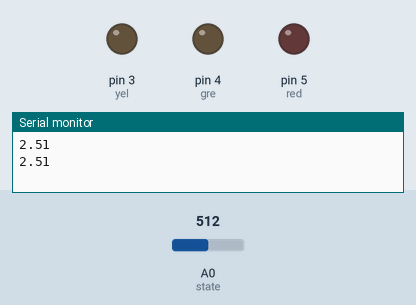
A sketch run on a simulated Arduino Uno, built with avr-gcc and run on an emulated ATmega328P. On the bench: output pins drawn as LEDs (lit = HIGH), the last lines printed to the serial monitor. Inputs (shaded band) come from the test bench; at power-on: A0 (state) = 512.

Above: at 1.8 s.
1.9 s: A0 (state) set to 641
3.4 s: A0 (state) set to 661
At 4.8 s:
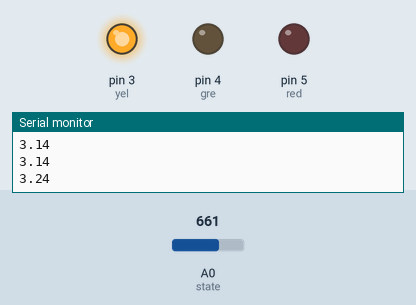
5.5 s: A0 (state) set to 798
7.2 s: A0 (state) set to 829
At 9.1 s:
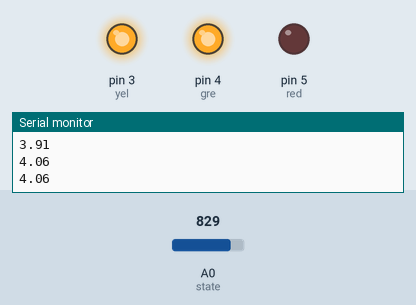
9.5 s: A0 (state) set to 914
11.2 s: A0 (state) set to 939
At 13.4 s:
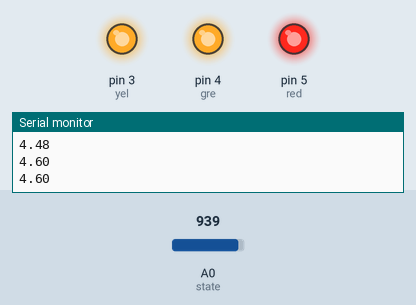
Timing chart, 0 to 14.5 s (numbered marks = the images above; inputs shaded):
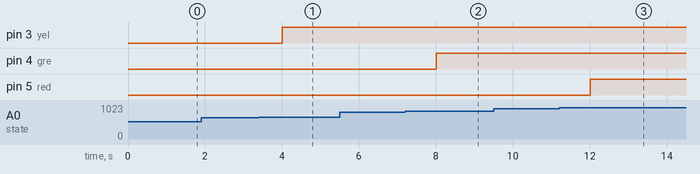

Measured:
- the behaviour switches between 648 and 649 on A0 (state) (found by bisection; images 0 and 1)
- the behaviour switches between 816 and 817 on A0 (state) (found by bisection; images 1 and 2)
- the behaviour switches between 928 and 929 on A0 (state) (found by bisection; images 2 and 3)
- after the input at 3.4 s, pin 3 (yel): LOW → HIGH after 0.60 s
- after the input at 7.2 s, pin 4 (gre): LOW → HIGH after 0.80 s
- after the input at 11.2 s, pin 5 (red): LOW → HIGH after 0.81 s

The sketch:

Battery_Level_Indicator.ino
```cpp
int state = A0;
int yel = 3;
int gre = 4;
int red = 5;
int statin;
float voltage;
void setup() {
  // put your setup code here, to run once:
pinMode(state,INPUT);
pinMode(yel,OUTPUT);
pinMode(gre,OUTPUT);
pinMode(red,OUTPUT);
Serial.begin(9600);
}

void loop() {
  // put your main code here, to run repeatedly:
statin = analogRead(state);
voltage = statin * 0.0049;
if (voltage >= 3.18 && voltage <= 4){
  digitalWrite(yel,HIGH);
}else if (voltage >= 4 && voltage <= 4.55){
  digitalWrite(gre,HIGH);
}else if (voltage >= 4.55){
  digitalWrite(red,HIGH);
}
Serial.println(voltage);
delay(1000);
}
```
